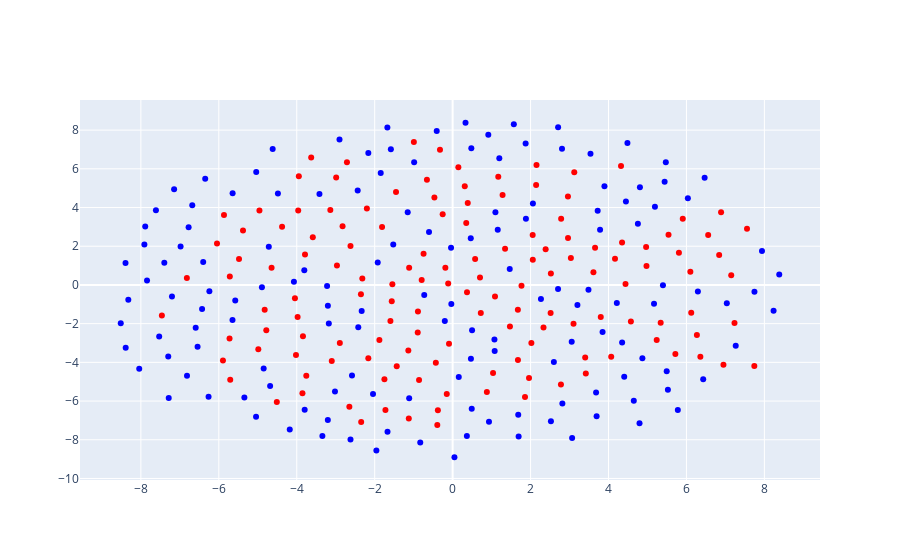

Write notebook code for a chart like this one.
### Markdown cell above
If we want different colors, we need to assign colors to every marker.

### Code cell
colors = ['blue' if typ == 'N-G+' else 'red' for typ in data['Type']]

fig= go.Figure()
fig.add_trace(
              go.Scatter(x=data['x-Position'], y=data['y-Position'], mode='markers',
                         marker={'color': colors})
)
fig.show()

### Figure 1 — Plotly figure (JSON) as saved in the notebook; plotly's stock layout.template omitted (floating-point values rounded to 4 significant figures; data arrays with more than 128 entries replaced by an {"elided": "..."} marker saying what was removed)
{"data": [{"marker": {"color": {"elided": "281 str values"}}, "mode": "markers", "type": "scatter", "x": {"elided": "281 float values"}, "y": {"elided": "281 float values"}}], "layout": {}}
